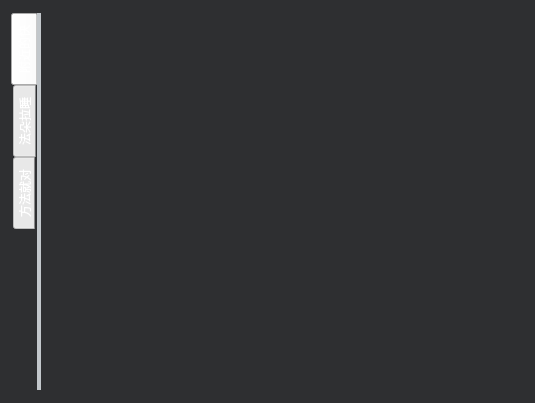
<?xml version="1.0" encoding="UTF-8"?>
<ui version="4.0">
 <class>MTabWidgetV</class>
 <widget class="QWidget" name="MTabWidgetV">
  <property name="geometry">
   <rect>
    <x>0</x>
    <y>0</y>
    <width>535</width>
    <height>403</height>
   </rect>
  </property>
  <property name="windowTitle">
   <string>Form</string>
  </property>
  <property name="styleSheet">
   <string notr="true">#MTabWidgetV
{
	background-color: rgb(46, 47, 49);
}</string>
  </property>
  <layout class="QVBoxLayout" name="verticalLayout">
   <item>
    <widget class="QTabWidget" name="tabWidget">
     <property name="styleSheet">
      <string notr="true">
QTabWidget::pane{
    border-radius:2px;
	background-color:#0e0e0f;
	background-color:  rgb(46, 47, 49);
	border-left: 4px solid #C2C7CB;
}
/*只能控制tab位置*/
QTabWidget::tab-bar {
	top:2px;
}
/*只能控制tab的字体*/
QTabWidget QTabBar{
	font:24px &quot;Microsoft YaHei&quot;;
	color:white;
}
/*
QTabBar::tab{
	border:none;
	padding:2px;
	background:rgb(100, 100, 100);
	border-top-left-radius: 4px;
  	border-top-right-radius: 4px;
	width:150px;
	height:50px;
}

QTabBar::tab:hover{
	background:rgb(50, 50, 50);
}
QTabBar::tab:selected{
	background:rgb(0, 0, 0);
	border-color: #9B9B9B;
  	border-bottom-color: #C2C7CB;
}

QTabBar::tab:!selected{
	border-left: 1px solid black;
	border-right: 1px solid black;
	margin-top: 2px;
}*/

/*最左边的竖杠为tear-index*/
QTabBar::tear {
    background: rgb(255,0,0);
}

/* the width of the scroll buttons */
QTabBar::scroller {
    width: 20px;
}

 /* the scroll buttons are tool buttons */
QTabBar QToolButton {
    background: rgb(255,0,0);
}

/* the arrow mark in the tool buttons */
/*
QTabBar QToolButton::right-arrow { 
    background: rgb(0,255,0);
}

QTabBar QToolButton::left-arrow {
    background: rgb(0,0,255);
}
QTabBar::close-button {
    background: rgb(0,0,0);
    subcontrol-position: left;
}
QTabBar::close-button:hover {
    background: rgb(255,255,255);
}
*/
</string>
     </property>
     <property name="tabPosition">
      <enum>QTabWidget::West</enum>
     </property>
     <property name="currentIndex">
      <number>0</number>
     </property>
     <widget class="QWidget" name="tab_7">
      <attribute name="title">
       <string>附近的快</string>
      </attribute>
     </widget>
     <widget class="QWidget" name="tab_6">
      <attribute name="title">
       <string>法朵拉睡</string>
      </attribute>
     </widget>
     <widget class="QWidget" name="tab">
      <attribute name="title">
       <string>方法就对</string>
      </attribute>
     </widget>
    </widget>
   </item>
  </layout>
 </widget>
 <resources/>
 <connections/>
</ui>
